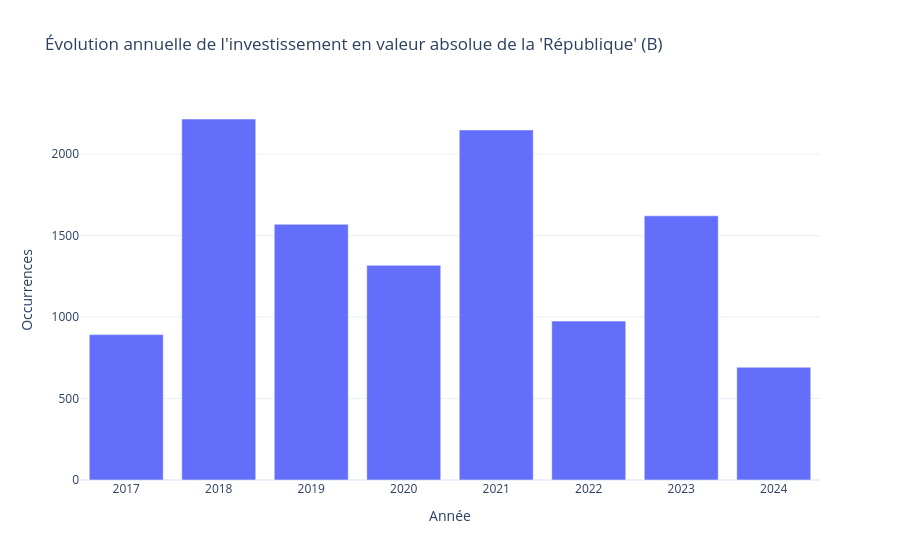

Write notebook code for a chart like this one.
### Markdown cell above
### Par an

### Code cell
# Regrouper les occurrences par année
df_yearly = df.resample("YE", on="dateSeance_day").size().reset_index()
df_yearly["dateSeance_day"] = df_yearly["dateSeance_day"].dt.year  # garder juste l'année

# Tracer le graphique
fig_time = px.bar(
    df_yearly,
    x="dateSeance_day",
    y=0,
    title="Évolution annuelle de l'investissement en valeur absolue de la famille du mot 'République' (B)",
    labels={"dateSeance_day": "Année", "0": "Occurrences"},
    template="plotly_white",
)

fig_time.update_layout(showlegend=False)  # masquer la légende

fig_time.show()
df_yearly

### Figure 1 — Plotly figure (JSON) as saved in the notebook; plotly's stock layout.template omitted (floating-point values rounded to 4 significant figures)
{"data": [{"alignmentgroup": "True", "hovertemplate": "Année=%{x}<br>Occurrences=%{y}<extra></extra>", "legendgroup": "", "marker": {"color": "#636efa", "pattern": {"shape": ""}}, "name": "", "offsetgroup": "", "orientation": "v", "showlegend": false, "textposition": "auto", "type": "bar", "x": [2017, 2018, 2019, 2020, 2021, 2022, 2023, 2024], "xaxis": "x", "y": [892, 2215, 1569, 1317, 2148, 975, 1621, 692], "yaxis": "y"}], "layout": {"barmode": "relative", "legend": {"tracegroupgap": 0}, "showlegend": false, "title": {"text": "Évolution annuelle de l'investissement en valeur absolue de la 'République' (B)"}, "xaxis": {"anchor": "y", "domain": [0, 1], "title": {"text": "Année"}}, "yaxis": {"anchor": "x", "domain": [0, 1], "title": {"text": "Occurrences"}}}}
